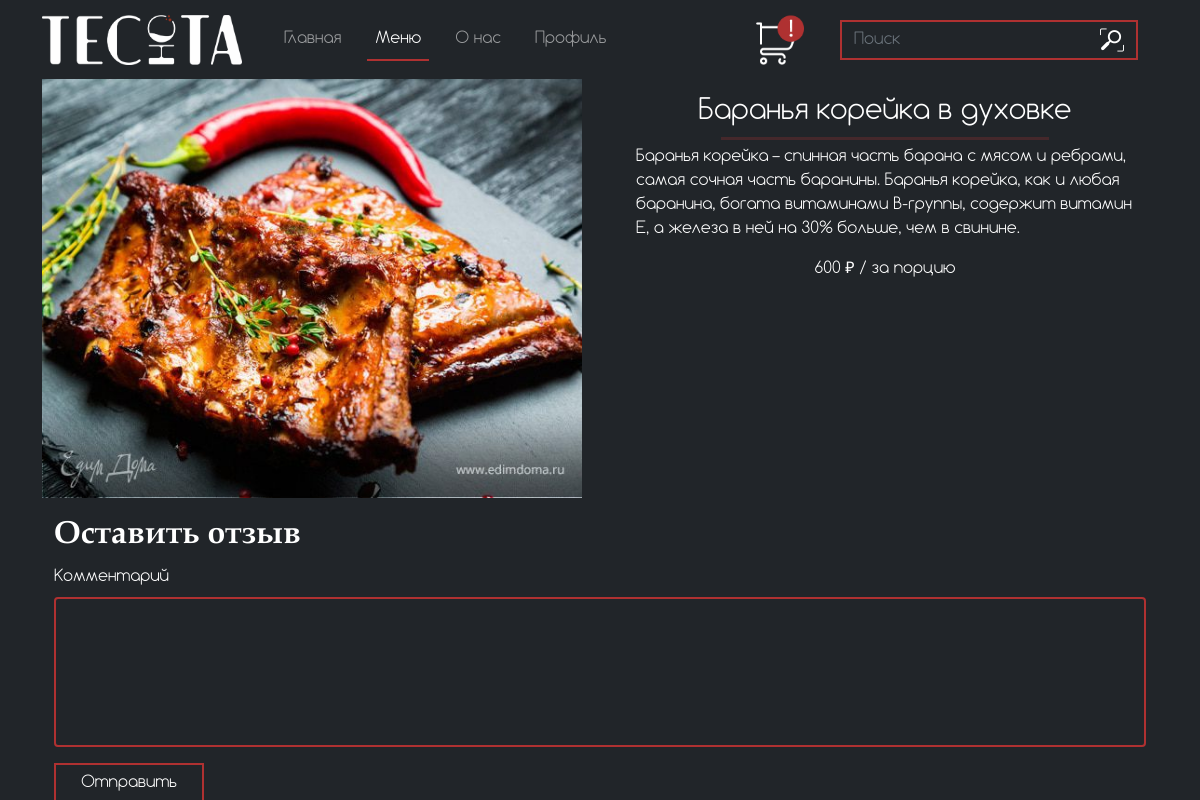
The page /output/full_discription_food?id=1 on the database as committed earlier.
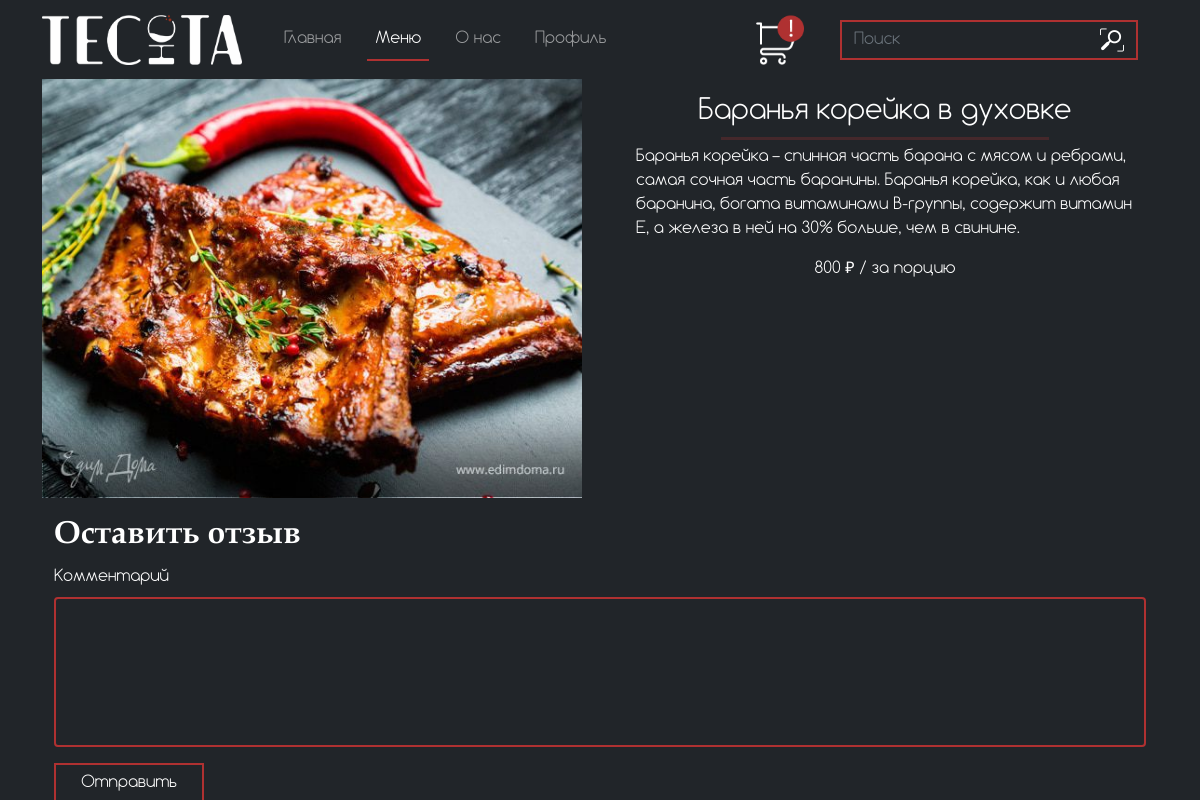
The same page on the database as committed later.
### tables this page shows
CREATE TABLE `menu` (
  `id` int NOT NULL,
  `name` varchar(50) DEFAULT NULL,
  `img` varchar(500) DEFAULT NULL,
  `discription` varchar(500) DEFAULT NULL,
  `price` int DEFAULT NULL,
  `type` varchar(100) DEFAULT NULL
);

### output/full_discription_food.php (the view, shortened to what this page needs)
<?
    require '../functions/connect.php';
    $id = $_GET['id'];
    $give_food = $connect->query("SELECT * FROM `menu` WHERE `id` = '$id'");
    $food = $give_food->fetch(PDO::FETCH_ASSOC);
?>
<!DOCTYPE html>
<html lang="en">
<head>
    <link href="https://cdn.jsdelivr.net/npm/bootstrap@5.0.2/dist/css/bootstrap.min.css" rel="stylesheet">
    <link rel="stylesheet" href="../css/menu.css">
    <link rel="stylesheet" href="../css/style.css">
    <link rel="stylesheet" href="../css/full_disc_food.css">
</head>
<body class="bg-dark">
<header>
    <nav class="navbar navbar-expand-lg navbar-dark" id="navheader">
        <div class="container">
          <a class="navbar-brand" href="./index">
              <img src="../images/logo.png" class="img-fluid" style="width: 200px;" alt="">
            </a>
          <div class="collapse navbar-collapse" id="navbarSupportedContent">
            <ul class="navbar-nav me-auto mb-2 mb-lg-0">
              <li class="nav-item">
                <a class="nav-link" aria-current="page" href="./index">Главная</a>
              </li>
              <li class="nav-item">
                <a class="nav-link active" href="./menu">Меню</a>
              </li>
              <li class="nav-item">
                <a class="nav-link" href="./about_us">О нас</a>
              </li>
              <li class="nav-item">
                <a class="nav-link" href="<?
                  if($_SESSION['admin']){
                    echo './admin';
                  }
                  elseif($_SESSION['user']){
                    echo './profile';
                  }
                ?>">Профиль</a>
              </li>
            </ul>  <?php
              require '../functions/connect.php';
              $id_user = $_SESSION['user']['id'];
              $sql = $connect->query("SELECT `id_user` FROM `cart` WHERE `id_user` = '$id_user'");
              $row = $sql->fetch(PDO::FETCH_ASSOC);
                if($row['id_user'] == $id_user){?>
                  <button type="button" class="btn btn_backet" data-bs-toggle="modal" style="border: none; background-color: transparent;" data-bs-target="#modalCART">
                    <img src="../images/Group 1 (1).png" alt="" class="backet">
                  </button>
                <?}
                else{?>
                  <button type="button" class="btn btn_backet" data-bs-toggle="modal" style="border: none; background-color: transparent;" data-bs-target="#modalCART">
                    <img src="../images/basket.png" alt="" class="backet">
                  </button>
                <?}
            ?>
            <form class="d-flex" action="../output/search_res" method="GET">
            <input class="form-control me-2 search" style="width: 250px; border-right: none;" type="search" name="search" placeholder="Поиск" aria-label="Поиск">
                <button class="btn" style="margin-right: 20px; margin-left: -10px; border-left: none;" type="submit"><img src="../images/search.png" alt=""></button>
            </form>
          </div>
        </div>
      </nav>
</header>
<section style="color: white;">
    <div class="container" >
        <div class="row">
            <div class="col">
              <div class="img-zoom-container">
                <img id="myimage" src="/<?=$food['img']?>" width="540" alt="">
              </div>
            </div>
            <div class="col">
              <h3 style="text-align: center; margin-top: 2vh;"><?=$food['name']?></h3>
              <hr style="background: #AF3131; height: 3px;">
              <div style="display: flex; flex-direction: column;">
                <div style="margin: 0vw 2vw;">
                    <p><?=$food['discription']?></p>
                </div>
                <div style="text-align: center;">
                <p><?=$food['price']?> ₽ / <?
                        if($food['type'] == 'drinks'){
                          echo 'за 100мл';
                        }else{
                          echo 'за порцию';
                        }
                ?></p>
                </div>
              </div>
            </div>
        </div>
        <div class="comment_food container">
        <h2>Оставить отзыв</h2>
          <form class="row g-3" method="POST" action="../functions/comment_food.php">
          <div class="col-12">
            <label for="inputAddress2" class="form-label">Комментарий</label>
            <textarea type="text" name="comment" class="form-control" style="height: 150px;" id="inputAddress2"></textarea>
          </div>
          <div class="col-12">
            <button type="submit" style="width: 150px" class="btn ">Отправить</button>
          </div>
        </form>
        </div>
    </div>
</section>
</body>
</html>

### css/menu.css (style rules this page uses)
* { list-style-type: none; margin: 0; padding: 0; }
.backet { margin-right: 2vw; }
hr { background: #fff; height: 2px; border: 0; margin: 15px auto; width: 60%; }
@media screen and (max-width: 1399px) { hr { margin: 5px auto; } }

### css/style.css (style rules this page uses)
* { list-style-type: none; margin: 0; padding: 0; font-family: 'Comfortaa'; }
.nav-link { margin-left: 1.5vw; }
.search { background-color: transparent; border: #AF3131 2px solid; border-radius: 0; }
.btn { background-color: transparent; border: #AF3131 2px solid; border-radius: 0; color: white; }
.form-control { background-color: transparent; color: white; border: #AF3131 2px solid; }
.active { border-bottom: #AF3131 2px solid; }
p { color: white; }
h2 { color: white; margin-top: 8vw; margin-bottom: 4vw; font-family: 'Book Antiqua Bold'; }
textarea { resize: none; }
form { color: white; }
.backet { margin-right: 2vw; width: 50px; }

### css/full_disc_food.css (style rules this page uses)
.img-zoom-container { position: relative; }
.comment_food { margin-top: 2vh; }
h2 { margin: 1vw 0vw; }

Rows that differ between the two databases and show on the page:
changed menu "Баранья корейка в духовке": price "600" → "800"
